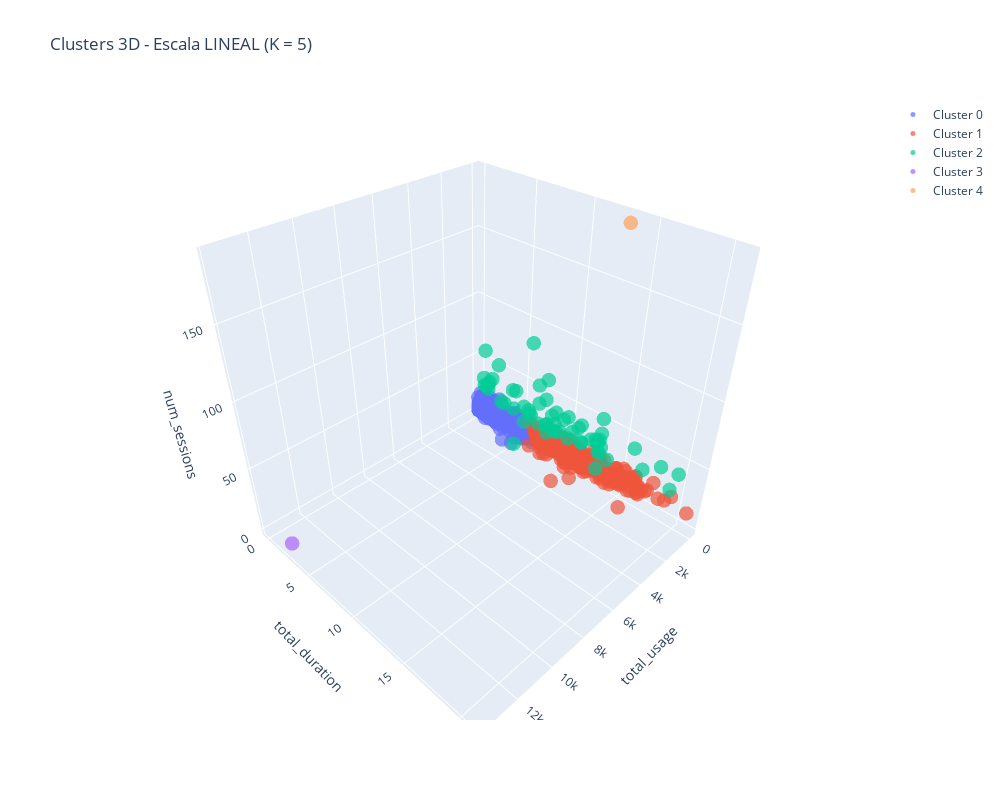
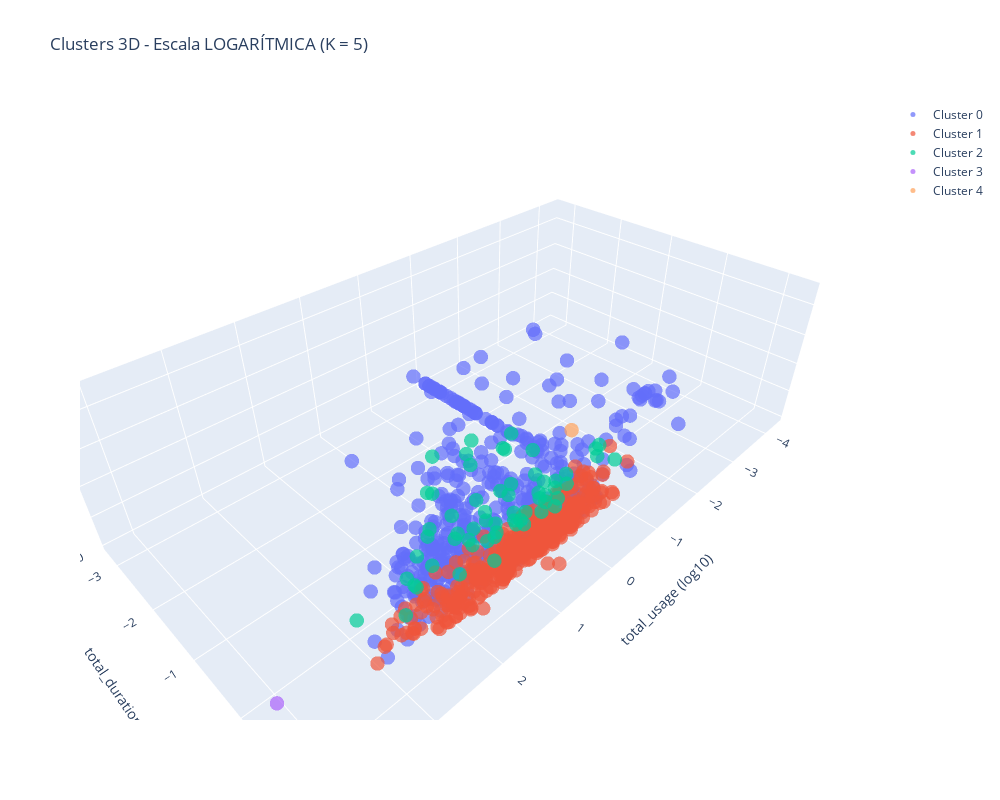

Source (notebook cell) for these figures, in order:
### Code cell
# Aplicar función run_kmeans_optimized con el K recomendado
print("="*70)
print(f"CLUSTERING - K = {5}")
print("="*70)

# Ejecutar función con el K recomendado (considerando silueta Y distribución)
result_optimizado = run_kmeans(
    usuarios.copy(),
    k_clusters=5,
    features=['total_usage', 'total_duration', 'num_sessions'],
    graphic="3D"
)

print("\n✅ Clustering completado con K óptimo")

### Figure 1 — Plotly figure (JSON) as saved in the notebook; plotly's stock layout.template omitted (floating-point values rounded to 4 significant figures; data arrays with more than 128 entries replaced by an {"elided": "..."} marker saying what was removed)
{"data": [{"hovertemplate": "<b>%{text}</b><br>total_usage: %{x:.2f}<br>total_duration: %{y:.2f}<br>num_sessions: %{z:.2f}<extra></extra>", "marker": {"opacity": 0.7, "size": 5}, "mode": "markers", "name": "Cluster 0", "text": {"elided": "442 str values"}, "type": "scatter3d", "x": {"elided": "442 float values"}, "y": {"elided": "442 float values"}, "z": {"elided": "442 int values"}}, {"hovertemplate": "<b>%{text}</b><br>total_usage: %{x:.2f}<br>total_duration: %{y:.2f}<br>num_sessions: %{z:.2f}<extra></extra>", "marker": {"opacity": 0.7, "size": 5}, "mode": "markers", "name": "Cluster 1", "text": {"elided": "378 str values"}, "type": "scatter3d", "x": {"elided": "378 float values"}, "y": {"elided": "378 float values"}, "z": {"elided": "378 int values"}}, {"hovertemplate": "<b>%{text}</b><br>total_usage: %{x:.2f}<br>total_duration: %{y:.2f}<br>num_sessions: %{z:.2f}<extra></extra>", "marker": {"opacity": 0.7, "size": 5}, "mode": "markers", "name": "Cluster 2", "text": ["Cluster 2", "Cluster 2", "Cluster 2", "Cluster 2", "Cluster 2", "Cluster 2", "Cluster 2", "Cluster 2", "Cluster 2", "Cluster 2", "Cluster 2", "Cluster 2", "Cluster 2", "Cluster 2", "Cluster 2", "Cluster 2", "Cluster 2", "Cluster 2", "Cluster 2", "Cluster 2", "Cluster 2", "Cluster 2", "Cluster 2", "Cluster 2", "Cluster 2", "Cluster 2", "Cluster 2", "Cluster 2", "Cluster 2", "Cluster 2", "Cluster 2", "Cluster 2", "Cluster 2", "Cluster 2", "Cluster 2", "Cluster 2", "Cluster 2", "Cluster 2", "Cluster 2", "Cluster 2", "Cluster 2", "Cluster 2", "Cluster 2", "Cluster 2", "Cluster 2", "Cluster 2", "Cluster 2", "Cluster 2", "Cluster 2", "Cluster 2", "Cluster 2", "Cluster 2", "Cluster 2", "Cluster 2", "Cluster 2", "Cluster 2", "Cluster 2", "Cluster 2", "Cluster 2", "Cluster 2"], "type": "scatter3d", "x": [156.0, 6.255, 615.0, 60.25, 105.7, 99.18, 4.401, 2585.0, 26.75, 29.72, 510.5, 5.31, 21.34, 1079.0, 20.6, 39.51, 60.13, 34.95, 45.83, 7.321, 9.297, 7.095, 29.28, 7.111, 1.245, 7.356, 2.127, 56.63, 0.8556, 5.931, 67.28, 8.246, 1.003, 10.11, 3.497, 26.56, 58.65, 78.62, 78.25, 94.82, 272.3, 11.27, 32.8, 3.74, 150.0, 4.252, 213.2, 55.69, 7.909, 539.9, 0.7889, 3.877, 111.6, 179.6, 14.87, 22.01, 6.031, 20.3, 352.6, 38.44], "y": [3.251, 8.204, 10.62, 2.792, 10.44, 5.879, 9.07, 7.753, 10.91, 13.13, 5.958, 1.632, 11.29, 13.91, 7.682, 4.388, 6.112, 7.682, 6.912, 2.349, 16.87, 5.964, 12.13, 0.6469, 13.04, 8.429, 0.9553, 1.264, 9.411, 12.85, 1.269, 11.21, 19.7, 0.7528, 7.692, 6.826, 12.97, 12.73, 16.05, 19.32, 7.139, 12.97, 18.31, 11.14, 13.2, 12.83, 13.97, 8.679, 8.539, 8.365, 9.837, 4.106, 6.001, 4.218, 1.32, 7.572, 8.681, 12.56, 5.711, 0.8606], "z": [23, 33, 29, 22, 30, 28, 23, 25, 35, 29, 21, 37, 24, 23, 61, 38, 24, 23, 38, 52, 29, 84, 31, 34, 40, 21, 28, 27, 35, 24, 31, 24, 40, 28, 23, 53, 35, 32, 43, 26, 23, 23, 39, 38, 54, 32, 24, 38, 27, 23, 39, 21, 26, 39, 33, 44, 21, 33, 32, 59]}, {"hovertemplate": "<b>%{text}</b><br>total_usage: %{x:.2f}<br>total_duration: %{y:.2f}<br>num_sessions: %{z:.2f}<extra></extra>", "marker": {"opacity": 0.7, "size": 5}, "mode": "markers", "name": "Cluster 3", "text": ["Cluster 3"], "type": "scatter3d", "x": [13670.0], "y": [2.309], "z": [2]}, {"hovertemplate": "<b>%{text}</b><br>total_usage: %{x:.2f}<br>total_duration: %{y:.2f}<br>num_sessions: %{z:.2f}<extra></extra>", "marker": {"opacity": 0.7, "size": 5}, "mode": "markers", "name": "Cluster 4", "text": ["Cluster 4"], "type": "scatter3d", "x": [4.445], "y": [13.32], "z": [188]}], "layout": {"height": 800, "hovermode": "closest", "scene": {"xaxis": {"title": {"text": "total_usage"}}, "yaxis": {"title": {"text": "total_duration"}}, "zaxis": {"title": {"text": "num_sessions"}}}, "title": {"text": "Clusters 3D - Escala LINEAL (K = 5)"}, "width": 1000}}

### Figure 2 — Plotly figure (JSON) as saved in the notebook; plotly's stock layout.template omitted (floating-point values rounded to 4 significant figures; data arrays with more than 128 entries replaced by an {"elided": "..."} marker saying what was removed)
{"data": [{"hovertemplate": "<b>%{text}</b><br>total_usage (log): %{x:.2f}<br>total_duration (log): %{y:.2f}<br>num_sessions (log): %{z:.2f}<extra></extra>", "marker": {"opacity": 0.7, "size": 5}, "mode": "markers", "name": "Cluster 0", "text": {"elided": "442 str values"}, "type": "scatter3d", "x": {"elided": "442 float values"}, "y": {"elided": "442 float values"}, "z": {"elided": "442 float values"}}, {"hovertemplate": "<b>%{text}</b><br>total_usage (log): %{x:.2f}<br>total_duration (log): %{y:.2f}<br>num_sessions (log): %{z:.2f}<extra></extra>", "marker": {"opacity": 0.7, "size": 5}, "mode": "markers", "name": "Cluster 1", "text": {"elided": "378 str values"}, "type": "scatter3d", "x": {"elided": "378 float values"}, "y": {"elided": "378 float values"}, "z": {"elided": "378 float values"}}, {"hovertemplate": "<b>%{text}</b><br>total_usage (log): %{x:.2f}<br>total_duration (log): %{y:.2f}<br>num_sessions (log): %{z:.2f}<extra></extra>", "marker": {"opacity": 0.7, "size": 5}, "mode": "markers", "name": "Cluster 2", "text": ["Cluster 2", "Cluster 2", "Cluster 2", "Cluster 2", "Cluster 2", "Cluster 2", "Cluster 2", "Cluster 2", "Cluster 2", "Cluster 2", "Cluster 2", "Cluster 2", "Cluster 2", "Cluster 2", "Cluster 2", "Cluster 2", "Cluster 2", "Cluster 2", "Cluster 2", "Cluster 2", "Cluster 2", "Cluster 2", "Cluster 2", "Cluster 2", "Cluster 2", "Cluster 2", "Cluster 2", "Cluster 2", "Cluster 2", "Cluster 2", "Cluster 2", "Cluster 2", "Cluster 2", "Cluster 2", "Cluster 2", "Cluster 2", "Cluster 2", "Cluster 2", "Cluster 2", "Cluster 2", "Cluster 2", "Cluster 2", "Cluster 2", "Cluster 2", "Cluster 2", "Cluster 2", "Cluster 2", "Cluster 2", "Cluster 2", "Cluster 2", "Cluster 2", "Cluster 2", "Cluster 2", "Cluster 2", "Cluster 2", "Cluster 2", "Cluster 2", "Cluster 2", "Cluster 2", "Cluster 2"], "type": "scatter3d", "x": [2.193, 0.7962, 2.789, 1.78, 2.024, 1.996, 0.6435, 3.412, 1.427, 1.473, 2.708, 0.7251, 1.329, 3.033, 1.314, 1.597, 1.779, 1.543, 1.661, 0.8646, 0.9684, 0.851, 1.467, 0.8519, 0.09503, 0.8667, 0.3278, 1.753, -0.06773, 0.7731, 1.828, 0.9162, 0.001129, 1.005, 0.5436, 1.424, 1.768, 1.896, 1.894, 1.977, 2.435, 1.052, 1.516, 0.5729, 2.176, 0.6286, 2.329, 1.746, 0.8981, 2.732, -0.103, 0.5885, 2.048, 2.254, 1.172, 1.343, 0.7804, 1.308, 2.547, 1.585], "y": [0.5121, 0.914, 1.026, 0.4459, 1.019, 0.7693, 0.9576, 0.8895, 1.038, 1.118, 0.7751, 0.2126, 1.053, 1.143, 0.8855, 0.6423, 0.7862, 0.8855, 0.8396, 0.3708, 1.227, 0.7755, 1.084, -0.1891, 1.115, 0.9258, -0.01987, 0.1016, 0.9736, 1.109, 0.1036, 1.05, 1.295, -0.1233, 0.8861, 0.8342, 1.113, 1.105, 1.205, 1.286, 0.8537, 1.113, 1.263, 1.047, 1.121, 1.108, 1.145, 0.9385, 0.9314, 0.9225, 0.9929, 0.6134, 0.7782, 0.6251, 0.1207, 0.8792, 0.9386, 1.099, 0.7567, -0.06522], "z": [1.362, 1.519, 1.462, 1.342, 1.477, 1.447, 1.362, 1.398, 1.544, 1.462, 1.322, 1.568, 1.38, 1.362, 1.785, 1.58, 1.38, 1.362, 1.58, 1.716, 1.462, 1.924, 1.491, 1.531, 1.602, 1.322, 1.447, 1.431, 1.544, 1.38, 1.491, 1.38, 1.602, 1.447, 1.362, 1.724, 1.544, 1.505, 1.633, 1.415, 1.362, 1.362, 1.591, 1.58, 1.732, 1.505, 1.38, 1.58, 1.431, 1.362, 1.591, 1.322, 1.415, 1.591, 1.519, 1.643, 1.322, 1.519, 1.505, 1.771]}, {"hovertemplate": "<b>%{text}</b><br>total_usage (log): %{x:.2f}<br>total_duration (log): %{y:.2f}<br>num_sessions (log): %{z:.2f}<extra></extra>", "marker": {"opacity": 0.7, "size": 5}, "mode": "markers", "name": "Cluster 3", "text": ["Cluster 3"], "type": "scatter3d", "x": [4.136], "y": [0.3635], "z": [0.301]}, {"hovertemplate": "<b>%{text}</b><br>total_usage (log): %{x:.2f}<br>total_duration (log): %{y:.2f}<br>num_sessions (log): %{z:.2f}<extra></extra>", "marker": {"opacity": 0.7, "size": 5}, "mode": "markers", "name": "Cluster 4", "text": ["Cluster 4"], "type": "scatter3d", "x": [0.6478], "y": [1.124], "z": [2.274]}], "layout": {"height": 800, "hovermode": "closest", "scene": {"xaxis": {"title": {"text": "total_usage (log10)"}}, "yaxis": {"title": {"text": "total_duration (log10)"}}, "zaxis": {"title": {"text": "num_sessions (log10)"}}}, "title": {"text": "Clusters 3D - Escala LOGARÍTMICA (K = 5)"}, "width": 1000}}
